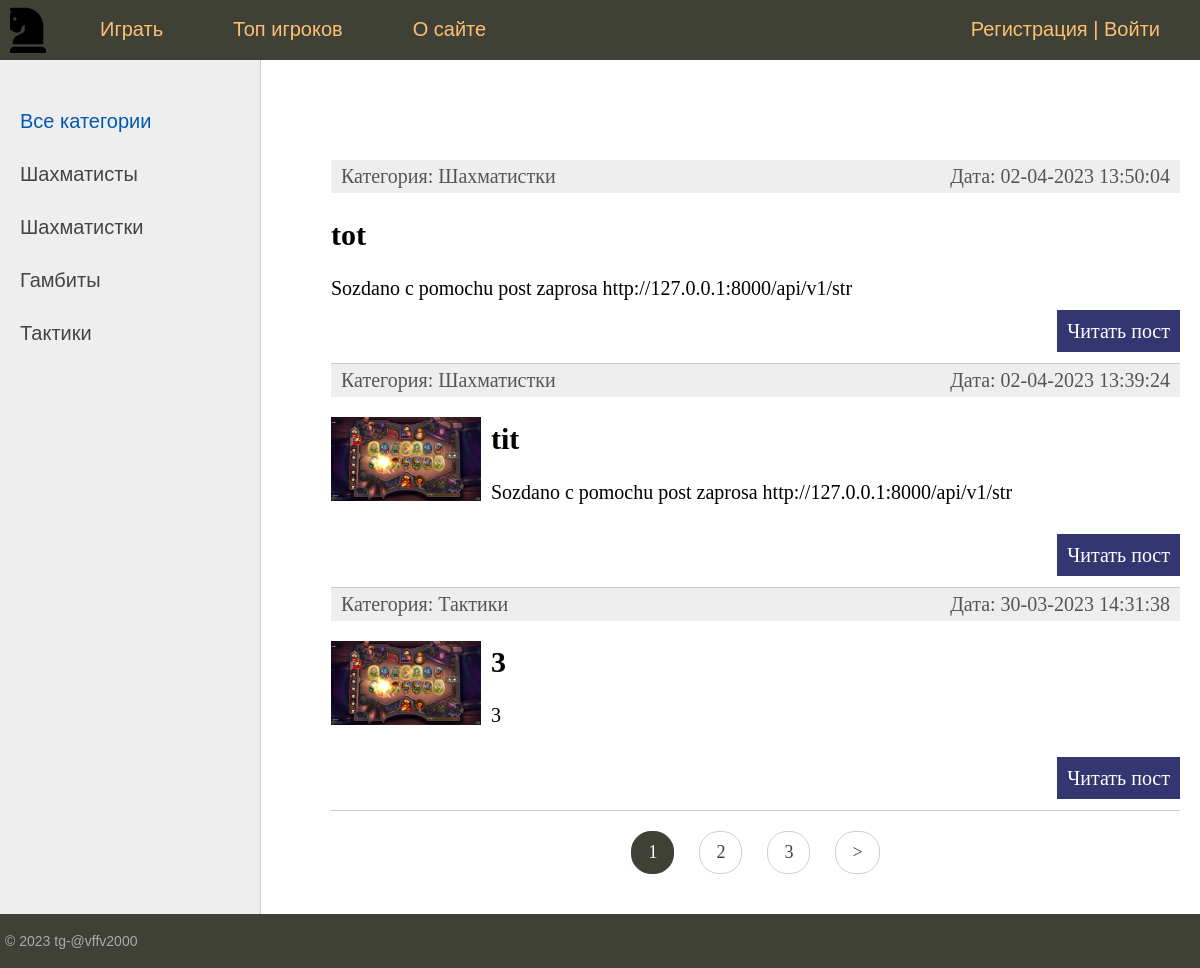
Before: / with the older database file.
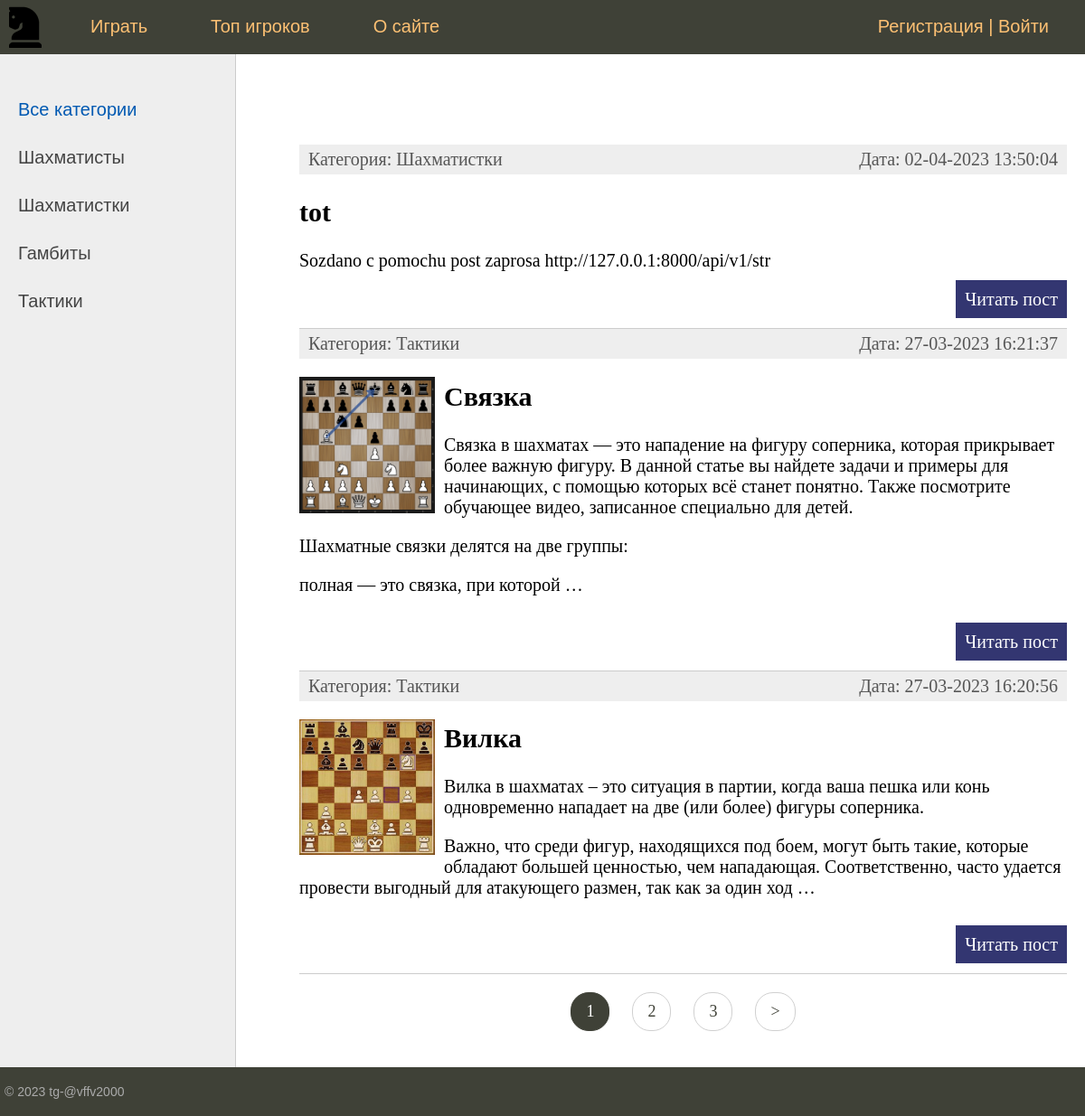
After: the same page with the newer database file.
### chess/models.py (models this page shows, shortened)
class Category(models.Model):
    name = models.CharField(max_length=100, db_index=True, verbose_name="Категория")
    slug = models.SlugField(max_length=255, unique=True, db_index=True, verbose_name="URL")
    def __str__(self):
        return self.name
    def get_absolute_url(self):
        return reverse('category', kwargs={'cat_slug': self.slug})
    class Meta:
        verbose_name = 'Категория'
        verbose_name_plural = 'Категории'
        ordering = ['id']

class Masters(models.Model):
    title = models.CharField(max_length=255, verbose_name="Заголовок")
    slug = models.SlugField(max_length=255, unique=True, db_index=True, verbose_name="URL")
    content = models.TextField(blank=True, verbose_name="Текст статьи")
    photo = models.ImageField(upload_to="photos/%Y/%m/%d/", verbose_name="Фото")
    time_create = models.DateTimeField(auto_now_add=True, verbose_name="Время создания")
    time_update = models.DateTimeField(auto_now=True, verbose_name="Время изменения")
    is_published = models.BooleanField(default=True, verbose_name="Публикация")
    cat = models.ForeignKey('Category', on_delete=models.PROTECT,  verbose_name="Категории")
    user = models.ForeignKey(User,verbose_name='Пользователь',on_delete=models.CASCADE)
    def get_absolute_url(self):
        return reverse('post', kwargs={'post_slug': self.slug})
    class Meta:
        verbose_name = "Известные шахматисты"
        verbose_name_plural = "Известные шахматисты"
        ordering = ['-time_create']

### chess/views.py (the view)
# urls.py: path('', ChessHome.as_view(), name='home'),
class ChessHome(DataMixin, ListView):
    model = Masters
    template_name = 'chess/index.html'  # для того чтобы класс ссылался на наш шаблон
    context_object_name = 'posts'  # Для того чтобы сайт использовал нашу переменную в шаблоне
    def get_context_data(self, *, object_list=None, **kwargs):  # чтобы передать в класс денамический спиcок
        context = super().get_context_data(**kwargs)  # распаковка словаря
        c_def = self.get_user_context(title='Главная страница')  # получаем инфу из нашего data-mixin
        return context | c_def  # формируем общий контект
    def get_queryset(self):  # чтобы отображать не все статьи а только которые опубликованы
        return Masters.objects.filter(is_published=True)

### chess/templatetags/chess_tags.py (called while the page is built)
@register.inclusion_tag('chess/list_catigories.html')  # для отображения бара слева в html{% show_category %}
def show_category(sort=None, cat_selected=0):
    if not sort:
        cats = Category.objects.all()
    else:
        cats = Category.objects.order_by(sort)
    return {'cats': cats, "cat_selected": cat_selected}

### chess/utils.py (called while the page is built)
    def get_user_context(self, **kwargs):  # создаёт контекст для шаблона
        context = kwargs  # начальный словарь
        cats = Category.objects.all()
        context['menu'] = menu
        context['cats'] = cats
        if 'cat_selected' not in context:
            context['cat_selected'] = 0
        return context

### chess/templates/chess/index.html (shortened to what this page needs)
{% extends 'chess/base.html' %}
{% block content %}
<ul class="list-articles">
	{% for p in posts %}
			<li><div class="article-panel">
	<p class="first">Категория: {{p.cat}}</p>
	<p class="last">Дата: {{p.time_update|date:"d-m-Y H:i:s"}}</p>
</div>
{% if p.photo %}
	<p><img class="img-article-left thumb" src="{{ p.photo.url }}"></p>
{% endif %}
				<h2>{{p.title}}</h2>
	{% autoescape on %}
	{{p.content|linebreaks|truncatewords:50}}
	{% endautoescape %}
			<p class="link-read-post"><a href="{{ p.get_absolute_url }}">Читать пост</a></p>
			</li>
	{% endfor %}
</ul>
{% endblock %}

### chess/templates/chess/base.html (shortened to what this page needs)
{% load static %}
{% load chess_tags %}
<!DOCTYPE html>
<html>
<head>
	<link type="text/css" href="{% static 'chess/css/styles.css' %}" rel="stylesheet" />
    <link href="https://cdn.jsdelivr.net/npm/bootstrap-icons@1.6.1/font/bootstrap-icons.css" rel="stylesheet">
    <link rel="stylesheet" href="https://use.fontawesome.com/releases/v5.15.3/css/all.css">
</head>
<body>
<table class="table-page" border=0 cellpadding="0" cellspacing="0">
<tr><td valign=top>
{% block mainmenu %}
		<div class="header">
			<ul id="mainmenu" class="mainmenu">
			<li class="logo"><a href="{% url 'home' %}"><div class="logo"></div></a></li>
{% for m in menu %}
			<li><a href="{% url m.url_name %}">{{m.title}}</a></li>
{% endfor %}
				{% if request.user.is_authenticated %}
				<li class="last"> {{user.username}} | <a href="{% url 'logout' %}">Выйти</a></li>
				{% else %}
				<li class="last"><a href="{% url 'register' %}">Регистрация</a> | <a href="{% url 'login' %}">Войти</a></li>
				{% endif %}
			</ul>
		</div>
{% endblock mainmenu %}
<table class="table-content" border=0 cellpadding="0" cellspacing="0">
<tr>
	<td valign="top" class="left-chapters">
	<ul id="leftchapters">
{% if cat_selected ==  0 %}
    <li class="selected">Все категории</li>
{% else %}
    <li><a href="{% url 'home' %}">Все категории</a></li>
{% endif %}
{% show_category cat_selected=cat_selected %}
	</ul>
</td>
<td valign="top" class="content">
<div class="content-text">
{% block content %}
{% endblock %}
{% if page_obj.has_other_pages %}
<nav class="list-pages">
    <ul>
        {% for p in paginator.page_range %}
		{% if page_obj.number == p %}
        <li class="page-num page-num-selected">{{ p }}</li>
		{% elif p >= page_obj.number|add:-2 and p <= page_obj.number|add:2  %}
        <li class="page-num">
            <a href="?page={{ p }}">{{ p }}</a>
        </li>
		{% endif %}
        {% endfor %}
{% if page_obj.has_next %}
<li class="page-num">
	<a href="?page={{ page_obj.next_page_number }}">&gt;</a>
</li>
{% endif %}
    </ul>
</nav>
{% endif %}
	</div>
</td></tr></table>
</td></tr>
<tr><td valign=top>
	<div id="footer">
		<p>&copy; 2023 tg-@vffv2000</p>
	</div>
</td></tr></table>
</body>
</html>

### chess/templates/chess/list_catigories.html
{% for c in cats %}
    {% if c.pk == cat_selected %}
        <li class="selected">{{ c.name }}</li>
    {% else %}
        <li class="selected"><a href="{{ c.get_absolute_url }}">{{ c.name }}</a></li>
    {% endif %}
{% endfor %}

### chess/static/chess/css/styles.css (style rules this page uses)
html, body { font-family: 'Arial'; margin: 0; padding: 0; height: 100%; width: 100%; color: #444; }
a { color: #0059b2; text-decoration: none; }
img { max-width: 600px; height: auto; }
img.img-article-left { max-width: 300px; height: auto; float: left; padding: 0 10px 10px 0; }
img.img-article-left.thumb { max-width: 150px; height: auto; }
p.link-read-post { text-align: right; }
p.link-read-post a { padding: 10px; min-width: 100px; background: #333671; color: #fff; text-decoration: none; }
div.article-panel { background: #eee; padding: 5px 10px 5px 10px; box-sizing: border-box; overflow: hidden; color: #555; }
div.article-panel p.first { margin: 0; float: left; }
div.article-panel p.last { margin: 0; float: right; }
ul.list-articles { list-style: none; margin: 0; padding: 0; }
ul.list-articles li { border-bottom: 1px solid #ccc; }
.table-page { width: 100%; height: 100%; vertical-align: top; }
.table-page tr { height: 100%; }
.header { background: #3F4137; height: 60px; }
.logo { background: url('../images/logo.png') no-repeat 10px 5px; width: 70px; height: 60px; }
ul.mainmenu { list-style: none; margin: 0; padding: 0; height: 60px; color: #fdc073; font-size: 20px; overflow: hidden; }
ul.mainmenu li { float: left; margin: 18px 40px 0 30px; }
ul.mainmenu li.logo { margin: 0; }
ul.mainmenu li.last { float: right; }
ul.mainmenu li a { color: #fdc073; text-decoration: none; }
.table-content { width: 100%; min-height: 100%; height: 100%; }
.left-chapters { margin: 0; background: #eee; border-right: 1px solid #ccc; min-height: 100%; }
.left-chapters ul { width: 230px; min-height: 100%; margin: 0; padding: 20px 10px 10px 20px; list-style: none; font-size: 20px; }
.left-chapters ul li { margin: 30px 0 0 0; color: #999; }
.left-chapters ul li.selected { color: #0059b2; }
.left-chapters ul li a { color: #444; text-decoration: none; }
.content { padding: 40px 20px 20px 40px; width: 100%; box-sizing: border-box; }
.content-text { margin: 60px 0 0 30px; color: #000; font-size: 20px; font-family: Yandex Sans Display Light; }
#footer { box-sizing: border-box; background: #3F4137; padding: 5px; color: #aaa; font-size: 14px; font-family: Verdana, Geneva, Arial, Helvetica; text-align: left; overflow: hidden; }
.list-pages { text-align: center; margin: 20px 0; }
.list-pages ul { display: inline-block; margin: 0; padding: 0; list-style: none; }
.list-pages li { display: inline-block; margin: 0 10px; }
.list-pages a { display: inline-block; padding: 10px 16px; font-size: 18px; text-decoration: none; color: #3F4137; border-radius: 20px; border: 1px solid #d0d0d0; transition: all 0.3s ease; }
.list-pages .page-num-selected { display: inline-block; padding: 10px 16px; font-size: 18px; color: #fff; background-color: #3F4137; border-radius: 20px; border: 1px solid #3F4137; }

Changed rows visible on the page:
removed Masters: cat "Шахматистки", time_update "02-04-2023 13:39:24", photo (picture), title "tit", content "Sozdano c pomochu post zaprosa http://127.0.0.1:8000/api/v1/str"
removed Masters: cat "Тактики", time_update "30-03-2023 14:31:38", photo (picture), title "3", content "3"
now on this page (row unchanged): Masters: cat "Тактики", time_update "27-03-2023 16:21:37", photo (picture), title "Связка", content "Связка в шахматах — это нападение на фигуру соперника, которая прикрывает более важную фигуру. В данной статье вы найдете задачи и примеры для начинающих, с помощью которых всё станет понятно. Также посмотрите обучающее видео, записанное специально для детей. Шахматные связки делятся на две группы: полная — это связка, при которой …"
now on this page (row unchanged): Masters: cat "Тактики", time_update "27-03-2023 16:20:56", photo (picture), title "Вилка", content "Вилка в шахматах – это ситуация в партии, когда ваша пешка или конь одновременно нападает на две (или более) фигуры соперника. Важно, что среди фигур, находящихся под боем, могут быть такие, которые обладают большей ценностью, чем нападающая. Соответственно, часто удается провести выгодный для атакующего размен, так как за один ход …"
